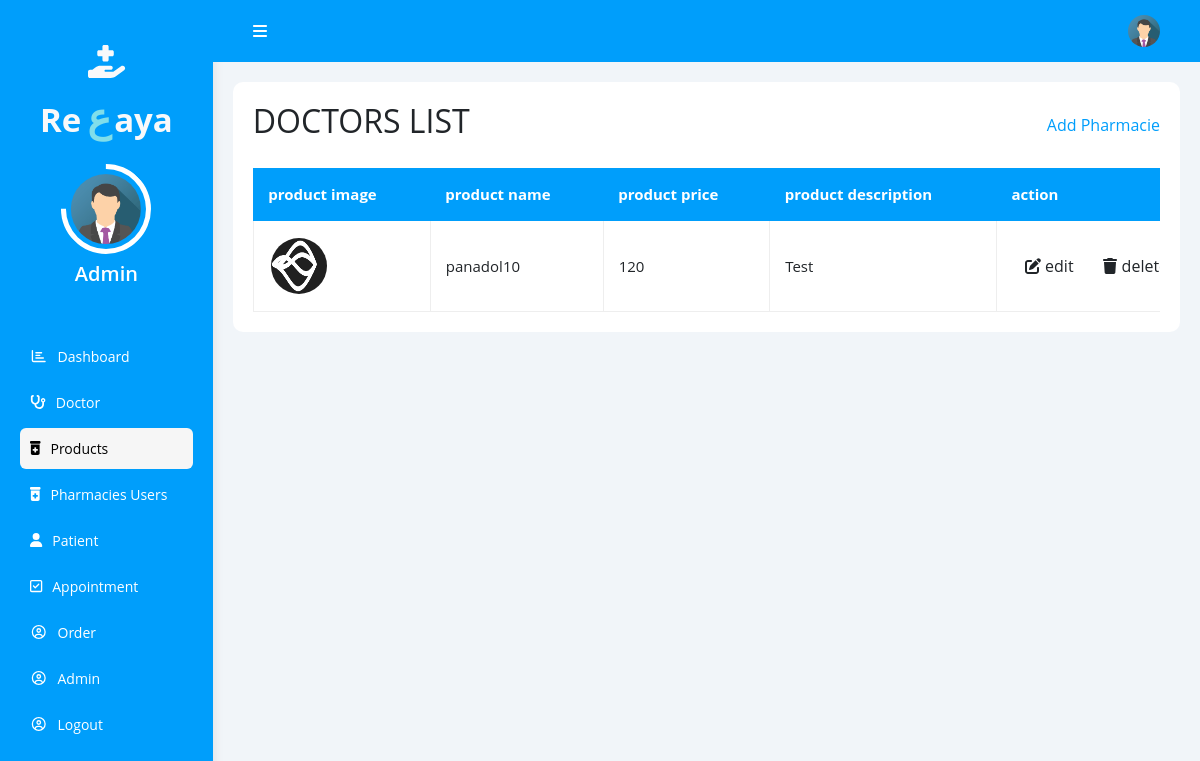
/dashboard/products.php (signed in), run on the app's committed database.
### tables this page shows
CREATE TABLE `products` (
  `product_id` int(11) NOT NULL,
  `product_name` varchar(255) NOT NULL,
  `product_price` float DEFAULT NULL,
  `product_image` varchar(100) DEFAULT NULL,
  `product_description` varchar(255) NOT NULL,
  `user_id` int(11) DEFAULT NULL
);

### dashboard/products.php (the view, shortened to what this page needs)
<?php
@include '../componant/config.php';
$adminId=$_SESSION['id'];
   $query = mysqli_query($conn, "SELECT * FROM users where role='admin' AND id='$adminId'");
   $fetch = mysqli_fetch_array($query);
   $adminName= "<h5 class='text-success text-white mb-3
   '>" . $fetch['name'] . "</h5>";
    ?>
<!DOCTYPE html>
<html lang="en">
<head>
    <link rel="stylesheet" href="../css/bootstrap.min.css" />
    <link rel="stylesheet" href="../css/all.min.css" />
    <link rel="stylesheet" href="../css/dashboard.css" />
</head>
<body>
    <div class="page d-flex">
        <div id="side" class="sidebar">
            <div class="logo text-center text-white">
                <a class="logo__icon d-block text-light fw-bold" href="home.php"><i
                        class="fa-solid fa-hand-holding-medical"></i>
                    Re<span>ع</span>aya</a>
                <a class="img__link d-block" href="#"><img class="img-fluid" src="../images/admin.png"
                        alt="Admin" /></a>
                <h5 class="mt-2 mb-2 fw-semibold">Admin<h5><?php echo $adminName?></h5>
                </h5>
            </div>
            <ul>
                <li>
                    <a class=" d-flex align-items-center" href="dashboard.php">
                        <i class="fa-regular fa-chart-bar fa-fw"></i>
                        <span>Dashboard</span>
                    </a>
                </li>
                <li>
                    <a class=" d-flex align-items-center" href="doctors.php">
                        <i class="fa-solid fa-stethoscope"></i>
                        <span>Doctor</span>
                    </a>
                </li>
                <li>
                    <a class=" active d-flex align-items-center" href="products.php">
                        <i class="fa-solid fa-prescription-bottle-medical"></i>
                        <span>Products</span>
                    </a>
                </li>
                <li>
                    <a class="d-flex align-items-center" href="pharmacie_users.php">
                        <i class="fa-solid fa-prescription-bottle-medical"></i>
                        <span>Pharmacies Users</span>
                    </a>
                </li>
                <li>
                    <a class="d-flex align-items-center" href="patient.php">
                        <i class="fa-solid fa-user"></i>
                        <span>Patient</span>
                    </a>
                </li>
                <li>
                    <a class="d-flex align-items-center" href="appointment.php">
                        <i class="fa-regular fa-square-check"></i>
                        <span>Appointment</span>
                    </a>
                </li>
                <li>
                    <a class="d-flex align-items-center" href="order.php">
                        <i class="fa-regular fa-circle-user fa-fw"></i>
                        <span>Order</span>
                    </a>
                </li>
                <li>
                    <a class="d-flex align-items-center" href="admin.php">
                        <i class="fa-regular fa-circle-user fa-fw"></i>
                        <span>Admin</span>
                    </a>
                </li>
                <li>
                    <a class="d-flex align-items-center" href="../logout.php">
                        <i class="fa-regular fa-circle-user fa-fw"></i>
                        <span>Logout</span>
                    </a>
                </li>
            </ul>
        </div>
        <div class="content">
            <div class="head">
                <div onclick="hide()" class="menu">
                    <i class="fa-solid fa-bars"></i>
                </div>
                <div class="icon d-flex align-items-center">
                    <img src="images/admin.png" alt="" />
                </div>
            </div>
            <?php
$select = mysqli_query($conn, "SELECT * FROM products");
?>
            <div class="patient bg-white">
                <div class="table-header">
                    <h2>DOCTORS LIST</h2>
                    <a href="#" id="add-button">Add Pharmacie</a>
                </div>
                <div class="responsive-table">
                    <table>
                        <thead>
                            <tr>
                                <td>product image</td>
                                <td>product name</td>
                                <td>product price</td>
                                <td>product description</td>
                                <td>action</td>
                            </tr>
                        </thead>
                        <?php while ($row = mysqli_fetch_assoc($select)) { ?>
                        <tr>
                            <td><img src="../upload/<?php echo $row['product_image']; ?>" height="100" width="100"
                                    alt="">
                            </td>
                            <td>
                                <?php echo $row['product_name']; ?>
                            </td>
                            <td>
                                <?php echo $row['product_price']; ?>
                            </td>
                            <td>
                                <?php echo $row['product_description']; ?>
                            </td>
                            <td>
                                <a href="products_update.php?edit=<?php echo $row['product_id']; ?>" class="btn"> <i
                                        class="fas fa-edit"></i>
                                    edit </a>
                                <a href="products.php?delete=<?php echo $row['product_id']; ?>" class="btn"> <i
                                        class="fas fa-trash"></i>
                                    delete </a>
                            </td>
                        </tr>
                        <?php } ?>
                    </table>
                </div>
            </div>
        </div>
    </div>
</body>
</html>

### css/dashboard.css (style rules this page uses)
:root { --blue-color: #009efb; --blue-alt-color: #0d69d5; --success-color: #09c372; --error-color: #ff3860; }
* { box-sizing: border-box; }
body { font-family: "Open Sans", sans-serif; margin: 0; }
a { text-decoration: none; }
ul { list-style: none; padding: 0; }
.page { background-color: #f1f5f9; min-height: 100vh; }
.sidebar { width: 250px; padding: 20px; box-shadow: 0 0 10px #ddd; background-color: var(--blue-color); }
.sidebar>div { margin-bottom: 50px; }
.sidebar .logo .logo__icon { padding: 1.0625rem 0rem; font-size: 2.0625rem; }
.sidebar .logo .logo__icon span { color: #80deea; font-size: 40px; padding: 0rem 0.1875rem 0rem 0.375rem; }
.sidebar .logo .img__link { border: 0.3125rem solid #fff; border-radius: 100%; width: 52%; padding: 0.3125rem; height: 5.625rem; margin: auto; border-top-color: transparent; transform: rotate(-45deg); }
.sidebar .logo .img__link img { border-radius: 100%; transform: rotate(45deg); width: 100%; }
.sidebar .logo h5 { font-size: 1.25rem; }
.sidebar ul li a { margin-bottom: 5px; transition: 0.3s; color: white; padding: 10px; font-size: 14px; border-radius: 6px; }
.sidebar ul li a.active, .sidebar ul li a:hover { background-color: #f6f6f6; color: black; }
.sidebar ul li a span { font-size: 14px; margin-left: 10px; }
.content { overflow: hidden; width: 100vw; }
.content .head { display: flex; align-items: center; justify-content: space-between; background-color: var(--blue-color); padding: 15px 40px; }
.content .head .menu { color: white; cursor: pointer; }
.content .head .icon img { width: 32px; height: 32px; border-radius: 50%; }
.patient { padding: 20px; margin: 20px; border-radius: 10px; }
.patient .table-header { display: flex; justify-content: space-between; align-items: center; margin-bottom: 20px; }
.patient .table-header a { color: var(--blue-color); }
.patient .responsive-table { overflow-x: auto; }
.patient table { min-width: 1000px; border-spacing: 0; font-size: 15px; width: 100%; }
.patient thead td { background-color: var(--blue-color); color: white; font-weight: bold; }
.patient table td { padding: 15px; }
.patient tbody td { border-bottom: 1px solid #eee; border-left: 1px solid #eee; transition: 0.3s; }
.patient table tbody tr td:last-child { border-right: 1px solid #eee; }
.patient table img { width: 32px; height: 32px; border-radius: 50%; padding: 2px; background-color: white; }
.patient table img { width: 60px; height: 60px; border-radius: 50%; text-align: center; background-color: white; }

### data on the page
products: product_image (picture), product_name "panadol10", product_price "120", product_description "Test"
